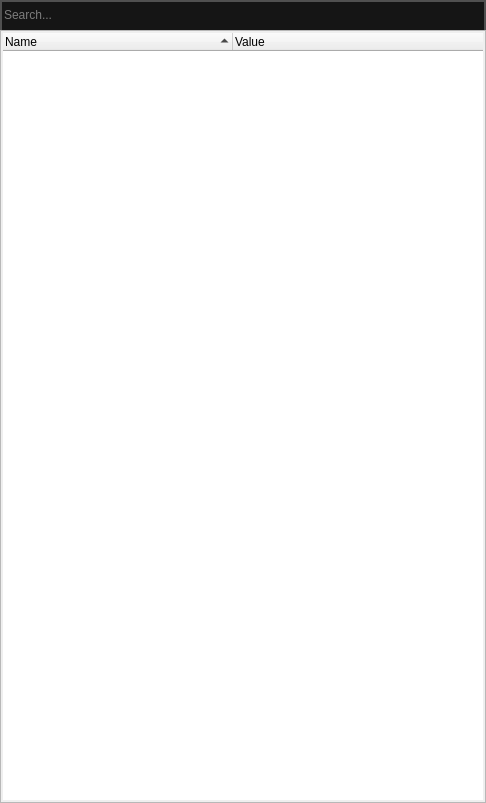
<?xml version="1.0" encoding="UTF-8"?>
<ui version="4.0">
 <class>PoPupMenu</class>
 <widget class="QWidget" name="PoPupMenu">
  <property name="geometry">
   <rect>
    <x>0</x>
    <y>0</y>
    <width>486</width>
    <height>803</height>
   </rect>
  </property>
  <property name="windowTitle">
   <string>Form</string>
  </property>
  <property name="whatsThis">
   <string>&lt;html&gt;&lt;head/&gt;&lt;body&gt;&lt;pre style=&quot;-qt-paragraph-type:empty; margin-top:0px; margin-bottom:0px; margin-left:0px; margin-right:0px; -qt-block-indent:0; text-indent:0px; font-family:'Courier New'; background-color:#1f1f1f;&quot;&gt;&lt;br/&gt;&lt;/pre&gt;&lt;/body&gt;&lt;/html&gt;</string>
  </property>
  <property name="styleSheet">
   <string notr="true"/>
  </property>
  <layout class="QVBoxLayout" name="verticalLayout">
   <property name="spacing">
    <number>0</number>
   </property>
   <property name="leftMargin">
    <number>0</number>
   </property>
   <property name="topMargin">
    <number>0</number>
   </property>
   <property name="rightMargin">
    <number>0</number>
   </property>
   <property name="bottomMargin">
    <number>0</number>
   </property>
   <item>
    <widget class="QWidget" name="horizontalWidget" native="true">
     <property name="minimumSize">
      <size>
       <width>0</width>
       <height>30</height>
      </size>
     </property>
     <property name="maximumSize">
      <size>
       <width>16777215</width>
       <height>30</height>
      </size>
     </property>
     <property name="styleSheet">
      <string notr="true">QWidget  {
    background-color: #151515;
    outline: none;
	border:2px solid black;
	border-bottom:0px solid black;
	border-radius: 0px;
	border-color: rgba(80, 80, 80, 255);
}</string>
     </property>
     <layout class="QHBoxLayout" name="horizontalLayout">
      <property name="spacing">
       <number>6</number>
      </property>
      <property name="leftMargin">
       <number>2</number>
      </property>
      <property name="topMargin">
       <number>0</number>
      </property>
      <property name="rightMargin">
       <number>2</number>
      </property>
      <property name="bottomMargin">
       <number>0</number>
      </property>
      <item>
       <widget class="QLineEdit" name="lineEdit">
        <property name="styleSheet">
         <string notr="true">QLineEdit {
    border: 0px solid #CCCCCC;
    border-radius: 0px;
    color: #E3E3E3;
	font: 700 10pt &quot;Segoe UI&quot;;
margin: 0px;
padding: 0px;
padding-top: 0px;
padding-bottom: 0px;
        border-color: rgba(80, 80, 80, 255);
height:22px;
}
QLineEdit:focus {

}
QLineEdit::selection {
    color: white;
}</string>
        </property>
        <property name="placeholderText">
         <string>Search...</string>
        </property>
        <property name="clearButtonEnabled">
         <bool>false</bool>
        </property>
       </widget>
      </item>
     </layout>
    </widget>
   </item>
   <item>
    <widget class="QScrollArea" name="scrollArea">
     <property name="styleSheet">
      <string notr="true"/>
     </property>
     <property name="lineWidth">
      <number>0</number>
     </property>
     <property name="widgetResizable">
      <bool>true</bool>
     </property>
     <widget class="QWidget" name="scrollAreaWidgetContents">
      <property name="geometry">
       <rect>
        <x>0</x>
        <y>0</y>
        <width>484</width>
        <height>771</height>
       </rect>
      </property>
      <property name="styleSheet">
       <string notr="true">QWidget  {
	border:0px solid gray;
}</string>
      </property>
      <layout class="QVBoxLayout" name="verticalLayout_3">
       <property name="leftMargin">
        <number>2</number>
       </property>
       <property name="topMargin">
        <number>2</number>
       </property>
       <property name="rightMargin">
        <number>2</number>
       </property>
       <property name="bottomMargin">
        <number>2</number>
       </property>
       <item>
        <widget class="QTreeWidget" name="treeWidget">
         <property name="alternatingRowColors">
          <bool>true</bool>
         </property>
         <property name="uniformRowHeights">
          <bool>false</bool>
         </property>
         <property name="sortingEnabled">
          <bool>true</bool>
         </property>
         <attribute name="headerDefaultSectionSize">
          <number>230</number>
         </attribute>
         <column>
          <property name="text">
           <string>Name</string>
          </property>
         </column>
         <column>
          <property name="text">
           <string>Value</string>
          </property>
         </column>
        </widget>
       </item>
      </layout>
     </widget>
    </widget>
   </item>
  </layout>
 </widget>
 <resources/>
 <connections/>
</ui>
